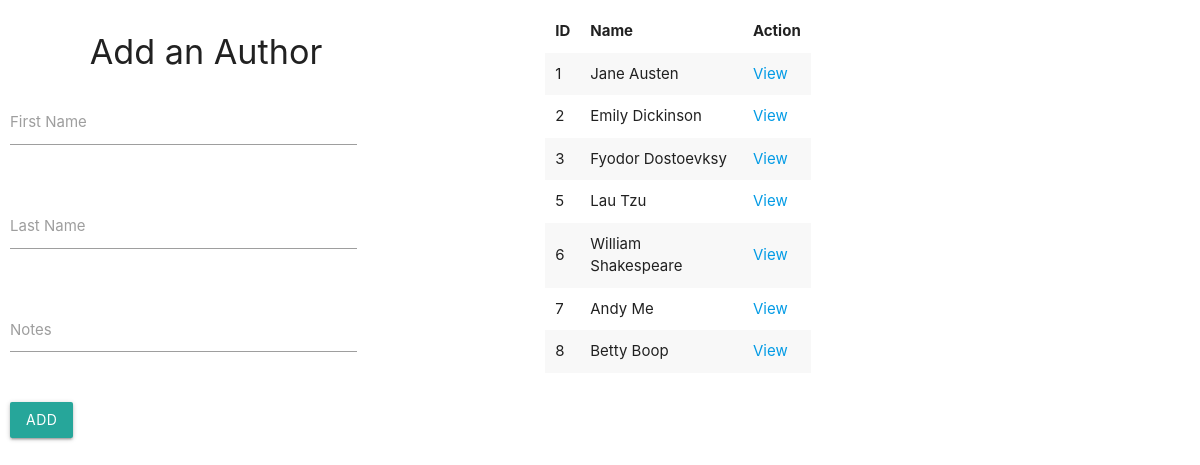
The app's page /authors with its own data.
### books_authors_app/models.py (models this page shows)
class Author(models.Model):
    first_name = models.CharField(max_length=255)
    last_name = models.CharField(max_length=255)
    notes = models.TextField()
    books = models.ManyToManyField(Book, related_name = 'authors')
    created_at = models.DateTimeField(auto_now_add=True)
    updated_at = models.DateTimeField(auto_now=True)

### books_authors_app/views.py (the view)
# urls.py: path('authors',views.authors),
def authors(request):
    context = {
        'authors' : Author.objects.all(),
    }
    return render(request, 'authors.html', context)

### books_authors_app/templates/authors.html (shortened to what this page needs)
<!DOCTYPE html>
<html lang="en">
  <head>
    {% load static %}
    <link rel="stylesheet" href="{% static 'css/materialize.css' %}" />
    <link rel="stylesheet" href="{% static 'css/my-style.css' %}" />
  </head>
  <body>
    <div class="wrapper">
      <div class="flex-container adder">
        <h4>Add an Author</h4>
        <form action="/add_author" method="post" class="col s12">
          <div>
            <div class="row">
              <div class="input-field col s8">
                <input
                  id="first"
                  type="text"
                  class="validate"
                  name="first_name"
                />
                <label for="first">First Name</label>
              </div>
            </div>
            <div class="row">
              <div class="input-field col s8">
                <input
                  id="last"
                  type="text"
                  class="validate"
                  name="last_name"
                />
                <label for="last">Last Name</label>
              </div>
            </div>
            <div class="row">
              <div class="input-field col s8">
                <textarea
                  id="notes"
                  class="materialize-textarea"
                  name="notes"
                ></textarea>
                <label for="notes">Notes</label>
              </div>
            </div>
            <button
              class="btn waves-effect waves-light"
              type="submit"
              name="action"
            >
              Add
            </button>
          </div>
        </form>
      </div>
      <div class="book-table">
        <table class="striped table1">
          <thead>
            <tr>
              <th>ID</th>
              <th>Name</th>
              <th>Action</th>
            </tr>
          </thead>
          <tbody>
            {%for author in authors %}
            <tr>
              <td>{{author.id}}</td>
              <td>{{author.first_name}} {{author.last_name}}</td>
              <td>
                <a href="/authors/{{author.id}}">View</a>
              </td>
            </tr>
            {%endfor%}
          </tbody>
        </table>
      </div>
    </div>
  </body>
</html>

### books_authors_app/static/css/my-style.css (style rules this page uses)
.wrapper { padding: 10px; }
table th, table tr, table td { padding: 10px 10px; }
.adder, .book-table { width: 45%; display: inline-block; vertical-align: top; }
.table1 { width: 50%; }
h4, .selector { margin-left: 15%; }

### records on screen
Author: id "1", first_name "Jane", last_name "Austen"
Author: id "2", first_name "Emily", last_name "Dickinson"
Author: id "3", first_name "Fyodor", last_name "Dostoevksy"
Author: id "5", first_name "Lau", last_name "Tzu"
Author: id "6", first_name "William", last_name "Shakespeare"
Author: id "7", first_name "Andy", last_name "Me"
Author: id "8", first_name "Betty", last_name "Boop"
